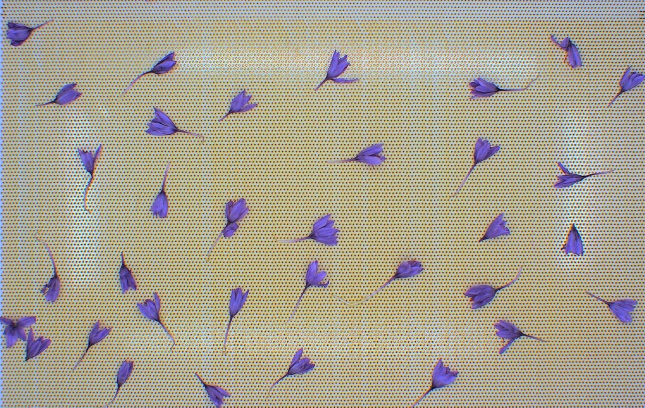
#> input picture HW2/Answers/images/saffrun.jpg, 1290 x 815 px (shown at 1/2 size)
$ jupyter execute Other_Qs.ipynb
#> lines starting #> are read from the running program, lines starting #| are printed output that depends on the picture; after the words box and inside, x2 and y2 are one past the last pixel; in counts of white or black regions, pixels touching at a corner belong together
# Q2
## part a

### libraries

[cell 1]
import numpy as np
import cv2 as cv
import matplotlib.pylab as plt
import math

#### read image

[cell 2]
image = cv.imread('images/saffrun.jpg', 0 )
#> image: shape (815, 1290); min 0, max 255, mean 163.2

[cell 3]
def freq_noise_removing(image):


    result = image.copy()
    m , n = image.shape
#> m = 815; n = 1290
    print(m , n)
#| 815 1290
    ft = np.fft.fft2(image)
    fs = np.fft.fftshift(ft)

    plot_before = 20 * np.log(np.abs(fs))

    width_lines = {(265 , 275) , (455 , 465) , (640 , 650) , (825 , 835) , (1010 , 1020)}
    height_lines = {(102, 112) , (165 , 175) , (222 , 232) , (285 , 295) , (347 , 357) , (400 , 410) , (462 , 472)
                    , (520 , 530) , (573 , 583) ,(635 , 645) , (695 , 795) , (765 , 775)}


    for hl in width_lines:
        n1 = hl[0]
        n2 = hl[1]
        for i in range(n1 , n2):
            for j in range(m):
                check = True
                for l in height_lines:
                    t1 = l[0] - 20
                    t2 = l[1] + 20
                    if j >= t1 and j <= t2 and ((t1 != 395 and t2 != 415) or (i < 640 or i > 650 )):
                        if ((j < 285 or j >= 500) or ( i < 455 or i >= 835)) :
                    # if( j >= t1 and j <= t2):
                                fs[j , i] = 0
                                check = False
                if not( ((j < 285 or j >= 500) or ( i < 455 or i >= 835))):


                    if ( j <= 375 or j >= 440) :
                        fs[j, i] = 0


    for hl in height_lines:
        n1 = hl[0]
        n2 = hl[1]
        for i in range(n):
            for j in range(n1 , n2):
                check = True


                for l in width_lines:
                    t1 = l[0] - 70
                    t2 = l[1] + 70
                    if i >= t1 and i <= t2 and ((t1 != 640 and t2 != 650) or (j < 395 or j > 415 )):
                        if ((j < 285 or j >= 500) or ( i < 435 or i >= 850)) :
                                check = False
                                fs[j , i] = 0

                if (not ((j < 285 or j >= 500) or ( i < 435 or i >= 850))):

                    if ( i <= 620 or i >= 675) and ( i <= 820 or i >= 845) and (i <= 410  or i >= 470 ):
                        fs[j, i] = 0


    np.seterr(divide = 'ignore')
    plot_after= 20 * np.log(np.abs(fs))
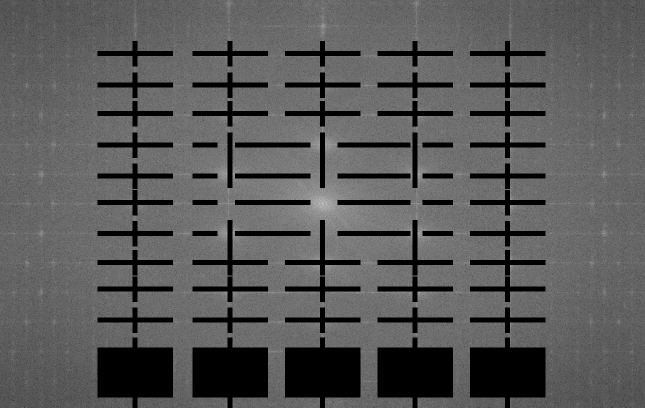
#> plot_after: shape (815, 1290) float64 (shown at 1/2 size); 16.35% of the values are NaN or infinite; the others: min 27.02, max 379.2, mean 174.9; drawn with min black, max white, NaN and infinite black

    #figures
    fig, (ax1, ax2) = plt.subplots(nrows=1, ncols=2,figsize=(14, 14) ,
                                    sharex=True, sharey=True)
    ax1.imshow(plot_before , cmap = 'gray')
    ax1.set_title('before denoising')
    ax2.imshow(plot_after ,  cmap = 'gray')
    ax2.set_title('after denoising' )
    plt.tight_layout()
    plt.show()

    denoised=np.real(np.fft.ifft2(np.fft.ifftshift(fs)))
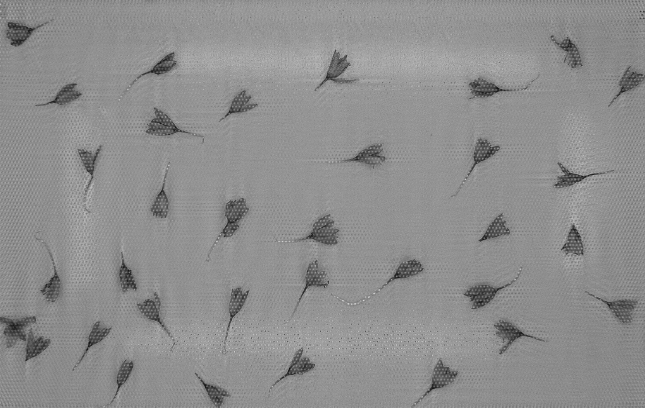
#> denoised: shape (815, 1290) float64 (shown at 1/2 size); min -10.06, max 299.7, mean 163.2; drawn with min black and max white

    return denoised

[cell 4]
denoised_image = freq_noise_removing(image)
res = np.hstack((image, denoised_image)) #stacking images side-by-side
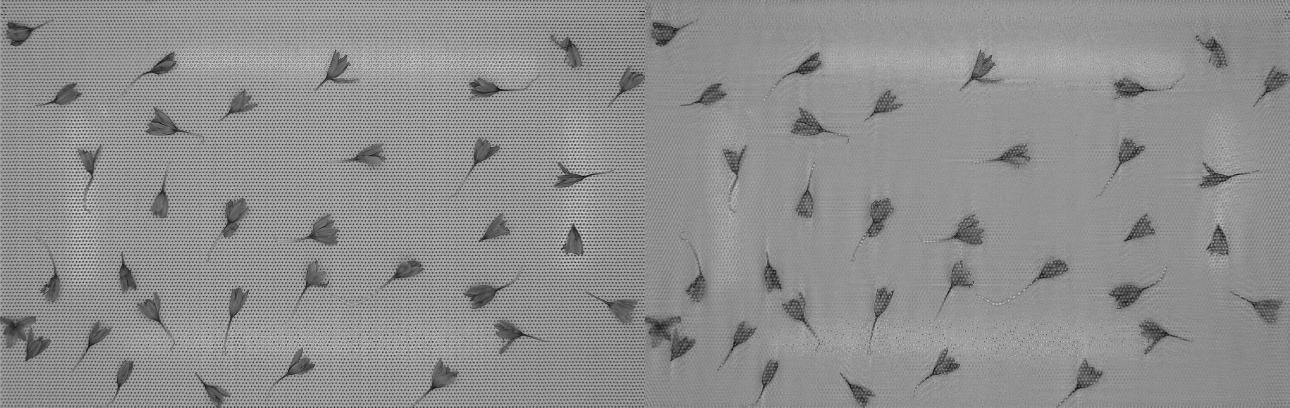
#> res: shape (815, 2580) float64 (shown at 1/2 size); min -10.06, max 299.7, mean 163.2; drawn with min black and max white
plt.figure(figsize=(18, 18))
plt.imshow(res , cmap = 'gray')
plt.axis('off')

# part b

[cell 5]
denoised_image = cv.GaussianBlur(denoised_image, (5 ,5), 0)
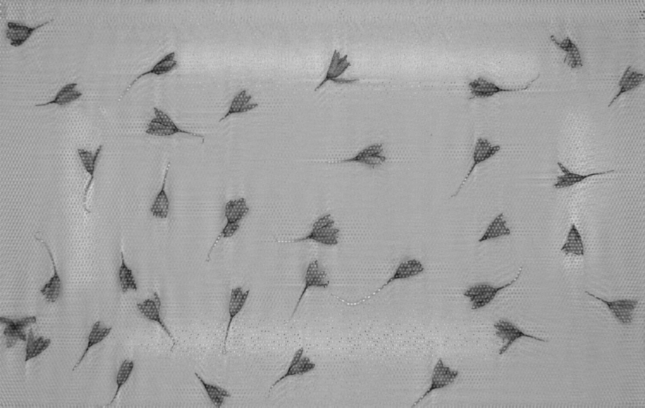
#> denoised_image: shape (815, 1290) float64 (shown at 1/2 size); min 21.15, max 225, mean 163.2
pic = np.uint8(denoised_image)
edges = cv.Canny(pic,100,240)
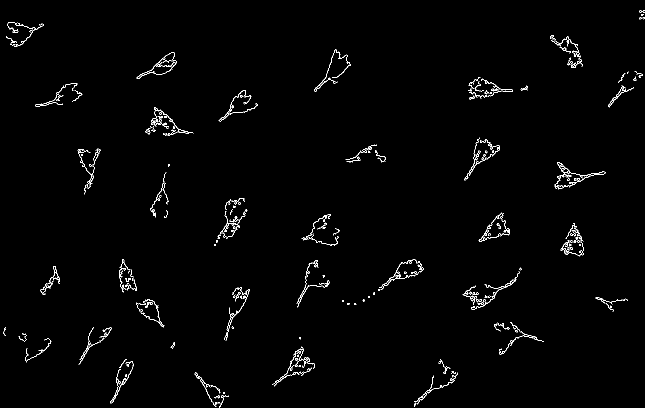
#> edges: shape (815, 1290) (shown at 1/2 size); 1.2% white in thin lines or dots
plt.title('canny')
plt.imshow(edges , cmap = 'gray')
plt.axis('off')

# part C

[cell 6]
sx = cv.Sobel(src=denoised_image, ddepth=-1, dx=1, dy=0, ksize=3)
sy = cv.Sobel(src=denoised_image, ddepth= -1, dx=0, dy=1, ksize=3)
sxy = cv.Sobel(src= denoised_image, ddepth= -1, dx=1, dy=1, ksize=7)
plt.imshow(sxy ,  cmap = 'gray')
plt.title('gradiant value ')
gr_value = np.arctan2(sx , sy) *180 /np.pi
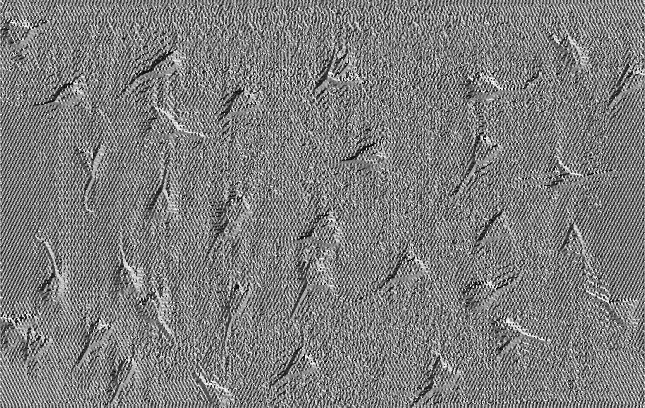
#> gr_value: shape (815, 1290) float64 (shown at 1/2 size); min -180, max 180, mean -2.5; drawn with min black and max white
print('gradiant value' , gr_value)
#> (printed output is left out)

# Q5

# part a
## countoring
##

### read image

[cell 7]
image = cv.imread('images/Q7.png' )
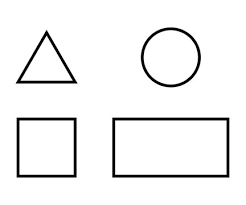
#> input picture HW2/Answers/images/Q7.png, 246 x 205 px
#> image is the input picture: shape (205, 246, 3); min 0, max 255, mean 242.2

[cell 8]
def find_contour(img):
    contours, hierarchy = cv.findContours(img, cv.RETR_TREE, cv.CHAIN_APPROX_SIMPLE)
    return contours

[cell 9]
def canny_edge(image):
    gray = cv.cvtColor(image, cv.COLOR_BGR2GRAY)
    return cv.Canny(gray, 100, 150)
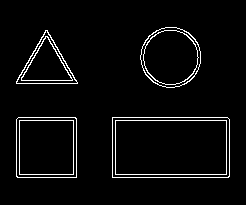
#> returned value: shape (205, 246); 3.9% white in thin lines or dots, all inside (x1, y1, x2, y2) = (16, 27, 230, 178)

[cell 10]
def shape_founder (image):
    im = canny_edge(image)
    plt.imshow(image)

    #contourng
    final = {}
    contour =find_contour(im)
#> in find_contour, `contours, hierarchy = cv.findContours(img, cv.RETR_TREE, cv.CHAIN_APPR..`: contours = 16 contours; largest, box (x1, y1, x2, y2) and area: (112, 117, 230, 178) 7018, (112, 117, 230, 178) 7015, (115, 120, 227, 175) 5994, (115, 120, 227, 175) 5992, (16, 117, 77, 178) 3597
#> contour has the same summary as contours in find_contour
    shapes = []
    m = 0
    n = 0
    for c in contour:

        perimeter =  cv.arcLength(c, True)
        #

        M = cv.moments(c)
        if M['m00'] != 0.0:
            m = int(M['m10']/M['m00'])
            n = int(M['m01']/M['m00'])


        approx = cv.approxPolyDP(c,  0.01 * perimeter, True)

        if len(approx) == 3:
            if 'triangle' not in final:
                final['triangle'] = (approx , (m,n))


        elif len(approx) == 4:
            x, y, w, h = cv.boundingRect(c)
            r = w/h

            if r>= 0.95 and r < 1.05:
                if 'square' not in final:
                    final['square'] = (approx , (m,n))
            else:
                if 'square' not in final:
                    final['rectangle'] = (approx , (m,n))

        else:
            final['circle'] = (approx , (m,n))
#> this loop made 16 passes
#> (perimeter, m, n, approx, x, y, w, h) on passes 1 to 8: (352.2, 170, 147, [[112, 117], [112, 177], [229, 176], [227, 117]], 112, 117, 118, 61), (350.5, 170, 147, [[112, 118], [227, 117], [229, 175], [113, 177]], 112, 117, 118, 61), (330, 170, 147, [[115, 120], [115, 174], [226, 174], [226, 120]], 115, 120, 112, 55), (327.7, 170, 147, [[115, 121], [225, 120], [226, 173], [116, 174]], 115, 120, 112, 55), (237.7, 46, 147, [[18, 117], [16, 176], [76, 177], [76, 118]], 16, 117, 61, 61), (235.9, 46, 147, [[18, 117], [76, 119], [75, 177], [16, 175]], 16, 117, 61, 61), (216, 46, 147, [[19, 120], [19, 174], [73, 174], [73, 120]], 19, 120, 55, 55), (213.7, 46, 147, [[19, 121], [72, 120], [73, 173], [20, 174]], 19, 120, 55, 55)
#> (perimeter, m, n, approx) on passes 9, 10, 12: (193.4, 46, 64, [[45, 30], [16, 83], [77, 83]]), (191.1, 46, 65, [[46, 30], [76, 83], [16, 82]]), (159, 46, 65, [[46, 36], [71, 80], [21, 79]])
#> after the loop, final = 4 items

    return final

[cell 11]
edges = shape_founder(image)
#> edges = 4 items


for e in edges.values():
    for p in e[0]:
        plt.scatter([x for x, y in p], [y for x, y in p])
#> this loop made 4 passes
#> e on passes 2 to 3: ([[18, 117], [16, 176], [76, 177], [76, 118]], (46, 147)), ([[45, 30], [16, 83], [77, 83]], (46, 64))

for shape in edges :
    center_point = edges[shape][1]
    cv.putText(image, shape, center_point,
                    cv.FONT_HERSHEY_SIMPLEX, 0.25, (0, 0, 0), 1)
#> this loop made 4 passes
#> (shape, center_point) on passes 1 to 4: ('rectangle', (170, 147)), ('square', (46, 147)), ('triangle', (46, 64)), ('circle', (170, 56))
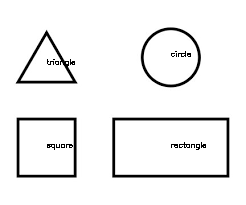
#> image: shape (205, 246, 3); 0.56% of pixels changed, all inside (x1, y1, x2, y2) = (47, 51, 206, 150)

plt.imshow(image)
plt.axis("off")
#> Out = (-0.5, 245.5, 204.5, -0.5)
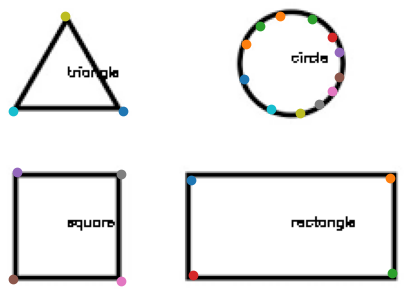
#> figure drawn by matplotlib, 1 panel
